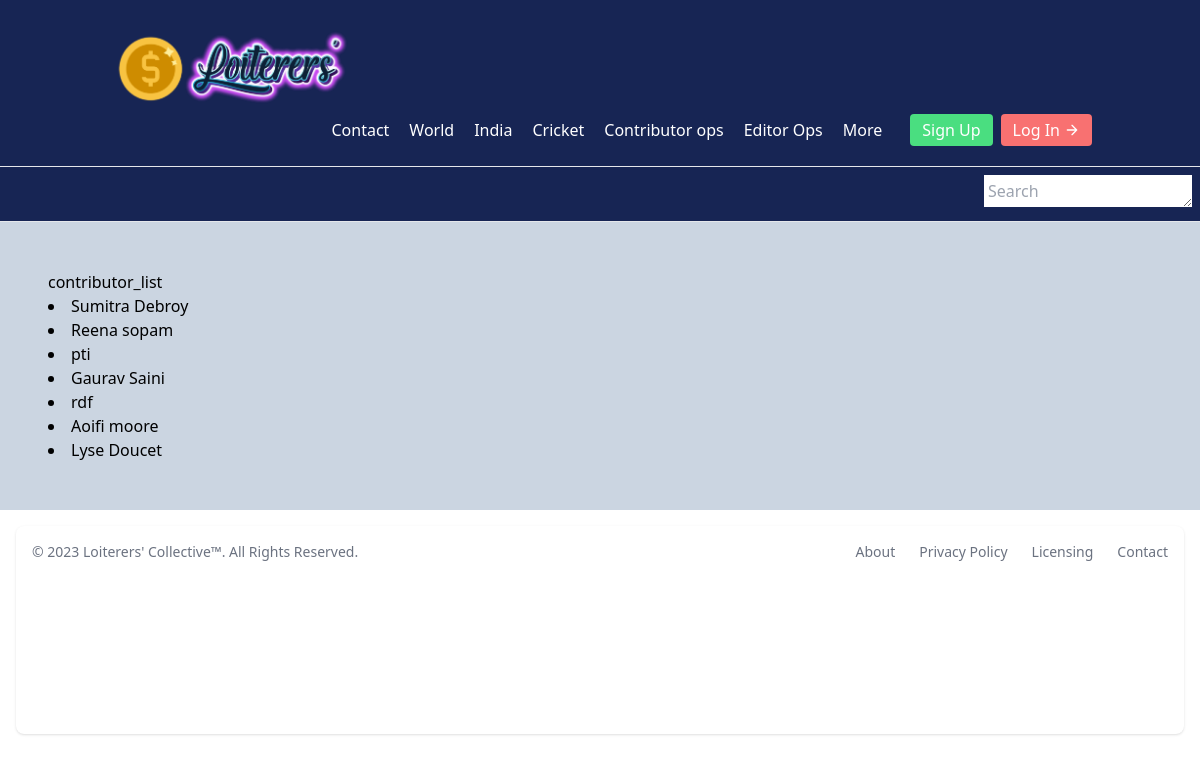
Before: /contributors/pop/ with the older database file.
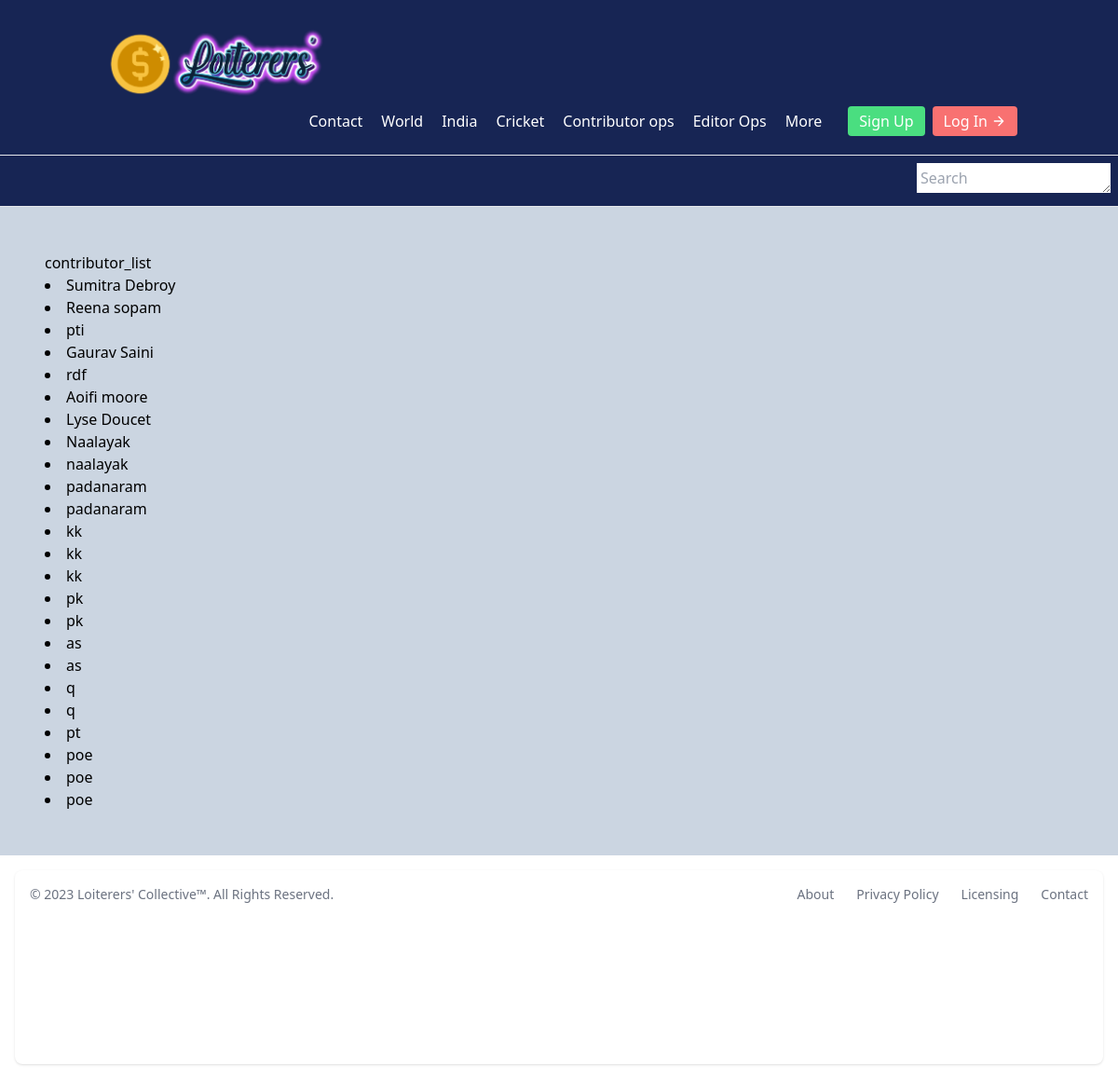
After: the same page with the newer database file.
### contributors/models.py (models this page shows)
class Contributor(models.Model):
    name = models.CharField(max_length=100)
    editor = models.ForeignKey(
        Editor,
        null=True,
        blank=True,
        on_delete=models.SET_NULL
        )
    email = models.EmailField()
    def __str__(self):
        return self.name

### contributors/views.py (the view)
# urls.py: path("pop/", ListContributorsView.as_view(), name="list-contributor"),
class ListContributorsView(generic.ListView):
    model = Contributor
    context_object_name = "contributors"
    template_name = "contributor_list.html"
    def get_queryset(self) -> QuerySet[Any]:
        queryset = Contributor.objects.all()
        return queryset

### contributors/templates/contributors/contributor_list.html
{% extends "base.html" %}
{% block content %}
<p>
  contributor_list
</p>
{% for Contributor in contributors %}
<li>{{ Contributor }}</li>
{% endfor %}
{% endblock content %}

### templates/base.html (shortened to what this page needs)
<!DOCTYPE html>
<html lang="en">
<head>
    <script src="https://cdn.tailwindcss.com"></script>
</head>
<body>
    {% load static %}
    <div>
        {% include "navbar.html" %}
        <main class="bg-slate-300 mb-auto px-12 py-12">
            {% block content %}
            {% endblock content %}
        </main>
        <footer class="bg-white rounded-lg shadow m-4 dark:bg-gray-800 h-52">
            <div class="w-full mx-auto max-w-screen-xl p-4 md:flex md:items-center md:justify-between">
                <span class="text-sm text-gray-500 sm:text-center dark:text-gray-400">© 2023 <a
                        href="https://flowbite.com/" class="hover:underline">Loiterers' Collective™</a>. All Rights
                    Reserved.
                </span>
                <ul
                    class="flex flex-wrap items-center mt-3 text-sm font-medium text-gray-500 dark:text-gray-400 sm:mt-0">
                    <li>
                        <a href="#" class="hover:underline me-4 md:me-6">About</a>
                    </li>
                    <li>
                        <a href="#" class="hover:underline me-4 md:me-6">Privacy Policy</a>
                    </li>
                    <li>
                        <a href="#" class="hover:underline me-4 md:me-6">Licensing</a>
                    </li>
                    <li>
                        <a href="#" class="hover:underline">Contact</a>
                    </li>
                </ul>
            </div>
        </footer>
    </div>
</body>
</html>

### templates/navbar.html (shortened to what this page needs)
{% load static %}
<header class="text-white bg-blue-950 body-font">
    <div class="bg-blue-950 container mx-auto flex flex-wrap p-5 flex-col md:flex-row items-center">
      <div class="logo_container ">
        <a href="/" class="flex title-font font-medium items-center text-white mb-4 md:mb-0">
          <span>
            <img src="{% static 'images/logo-2.png' %}" class="logo">
          </span>
        </a>
      </div>
      <nav class="md:ml-auto flex flex-wrap items-center text-base justify-center">
        <a class="mr-5 hover:text-white" href="/contact/pop">Contact</a>
        <a class="mr-5 hover:text-white" href="">World</a>
        <a class="mr-5 hover:text-white" href="">India</a>
        <a class="mr-5 hover:text-white" href="">Cricket</a>
        <a class="mr-5 hover:text-white" href="/contributor_ops">Contributor ops</a>
        <a class="mr-5 hover:text-white" href="/editor_ops">Editor Ops</a>
        <a class="mr-5 hover:text-white" href="">More</a>
        <button class="ml-2 items-center bg-green-400 border-0 py-1 px-3 focus:outline-none hover:bg-gray-100 rounded text-base mt-4 md:mt-0">
          Sign Up
        </button>
        <button class="ml-2 inline-flex items-center bg-red-400 border-0 py-1 px-3 focus:outline-none hover:bg-gray-100 rounded text-base mt-4 md:mt-0">
          Log In
          <svg fill="none" stroke="currentColor" stroke-linecap="round" stroke-linejoin="round" stroke-width="2" class="w-4 h-4 ml-1" viewBox="0 0 24 24">
            <path d="M5 12h14M12 5l7 7-7 7"></path>
          </svg>
        </button>
    </div>
    <hr>
    <div class="Search m-2" style="display: flex; justify-content: right;">
        <div class="search-box">
            <textarea placeholder="Search" class="h-8 p-1"></textarea>
        </div>
    </div>
  </header>

### templates/base.html (style rules this page uses)
.logo { width: 250px; }

Changed rows visible on the page:
added Contributor: name "Naalayak"
added Contributor: name "naalayak"
added Contributor: name "padanaram"
added Contributor: name "padanaram"
added Contributor: name "kk"
added Contributor: name "kk"
added Contributor: name "kk"
added Contributor: name "pk"
added Contributor: name "pk"
added Contributor: name "as"
added Contributor: name "as"
added Contributor: name "q"
added Contributor: name "q"
added Contributor: name "pt"
added Contributor: name "poe"
added Contributor: name "poe"
added Contributor: name "poe"
